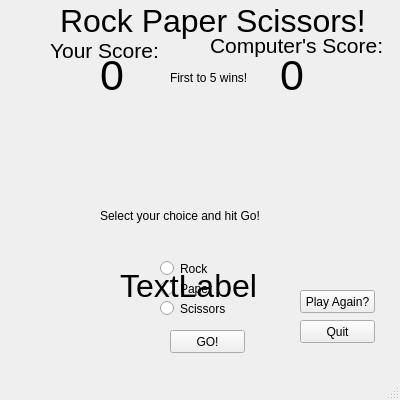
<?xml version="1.0" encoding="UTF-8"?>
<ui version="4.0">
 <class>MainWindow</class>
 <widget class="QMainWindow" name="MainWindow">
  <property name="geometry">
   <rect>
    <x>0</x>
    <y>0</y>
    <width>400</width>
    <height>400</height>
   </rect>
  </property>
  <property name="windowTitle">
   <string>Project 1</string>
  </property>
  <widget class="QWidget" name="centralwidget">
   <widget class="QRadioButton" name="rButton_rock">
    <property name="geometry">
     <rect>
      <x>160</x>
      <y>260</y>
      <width>82</width>
      <height>17</height>
     </rect>
    </property>
    <property name="text">
     <string>Rock</string>
    </property>
   </widget>
   <widget class="QRadioButton" name="rButton_paper">
    <property name="geometry">
     <rect>
      <x>160</x>
      <y>280</y>
      <width>82</width>
      <height>17</height>
     </rect>
    </property>
    <property name="text">
     <string>Paper</string>
    </property>
   </widget>
   <widget class="QRadioButton" name="rButton_scissors">
    <property name="geometry">
     <rect>
      <x>160</x>
      <y>300</y>
      <width>82</width>
      <height>17</height>
     </rect>
    </property>
    <property name="text">
     <string>Scissors</string>
    </property>
   </widget>
   <widget class="QPushButton" name="pButton_submit">
    <property name="geometry">
     <rect>
      <x>170</x>
      <y>330</y>
      <width>75</width>
      <height>23</height>
     </rect>
    </property>
    <property name="text">
     <string>GO!</string>
    </property>
   </widget>
   <widget class="QLabel" name="label">
    <property name="geometry">
     <rect>
      <x>60</x>
      <y>-10</y>
      <width>371</width>
      <height>61</height>
     </rect>
    </property>
    <property name="font">
     <font>
      <pointsize>24</pointsize>
     </font>
    </property>
    <property name="text">
     <string>Rock Paper Scissors!</string>
    </property>
   </widget>
   <widget class="QLabel" name="label_2">
    <property name="geometry">
     <rect>
      <x>50</x>
      <y>10</y>
      <width>271</width>
      <height>81</height>
     </rect>
    </property>
    <property name="font">
     <font>
      <pointsize>16</pointsize>
     </font>
    </property>
    <property name="text">
     <string>Your Score:</string>
    </property>
   </widget>
   <widget class="QLabel" name="label_3">
    <property name="geometry">
     <rect>
      <x>210</x>
      <y>30</y>
      <width>221</width>
      <height>31</height>
     </rect>
    </property>
    <property name="font">
     <font>
      <pointsize>16</pointsize>
     </font>
    </property>
    <property name="text">
     <string>Computer's Score:</string>
    </property>
   </widget>
   <widget class="QLabel" name="label_playerscore">
    <property name="geometry">
     <rect>
      <x>100</x>
      <y>40</y>
      <width>47</width>
      <height>71</height>
     </rect>
    </property>
    <property name="font">
     <font>
      <pointsize>32</pointsize>
     </font>
    </property>
    <property name="text">
     <string>0</string>
    </property>
   </widget>
   <widget class="QLabel" name="label_cpuscore">
    <property name="geometry">
     <rect>
      <x>280</x>
      <y>40</y>
      <width>47</width>
      <height>71</height>
     </rect>
    </property>
    <property name="font">
     <font>
      <pointsize>32</pointsize>
     </font>
    </property>
    <property name="text">
     <string>0</string>
    </property>
   </widget>
   <widget class="QLabel" name="label_events">
    <property name="geometry">
     <rect>
      <x>100</x>
      <y>180</y>
      <width>231</width>
      <height>71</height>
     </rect>
    </property>
    <property name="text">
     <string>Select your choice and hit Go!</string>
    </property>
   </widget>
   <widget class="QLabel" name="label_playercpuchoice">
    <property name="geometry">
     <rect>
      <x>80</x>
      <y>150</y>
      <width>301</width>
      <height>41</height>
     </rect>
    </property>
    <property name="text">
     <string/>
    </property>
   </widget>
   <widget class="QLabel" name="label_cpu_scissor">
    <property name="geometry">
     <rect>
      <x>260</x>
      <y>100</y>
      <width>101</width>
      <height>91</height>
     </rect>
    </property>
    <property name="text">
     <string/>
    </property>
    <property name="pixmap">
     <pixmap>scissors.png</pixmap>
    </property>
   </widget>
   <widget class="QLabel" name="label_player_scissor">
    <property name="geometry">
     <rect>
      <x>80</x>
      <y>100</y>
      <width>101</width>
      <height>91</height>
     </rect>
    </property>
    <property name="text">
     <string/>
    </property>
    <property name="pixmap">
     <pixmap>scissors.png</pixmap>
    </property>
   </widget>
   <widget class="QLabel" name="label_cpu_paper">
    <property name="geometry">
     <rect>
      <x>260</x>
      <y>100</y>
      <width>121</width>
      <height>101</height>
     </rect>
    </property>
    <property name="text">
     <string/>
    </property>
    <property name="pixmap">
     <pixmap>paper.png</pixmap>
    </property>
   </widget>
   <widget class="QLabel" name="label_player_paper">
    <property name="geometry">
     <rect>
      <x>80</x>
      <y>100</y>
      <width>121</width>
      <height>101</height>
     </rect>
    </property>
    <property name="text">
     <string/>
    </property>
    <property name="pixmap">
     <pixmap>paper.png</pixmap>
    </property>
   </widget>
   <widget class="QLabel" name="label_cpu_rock">
    <property name="enabled">
     <bool>true</bool>
    </property>
    <property name="geometry">
     <rect>
      <x>260</x>
      <y>100</y>
      <width>121</width>
      <height>101</height>
     </rect>
    </property>
    <property name="text">
     <string/>
    </property>
    <property name="pixmap">
     <pixmap>rock.png</pixmap>
    </property>
   </widget>
   <widget class="QLabel" name="label_player_rock">
    <property name="geometry">
     <rect>
      <x>80</x>
      <y>100</y>
      <width>121</width>
      <height>101</height>
     </rect>
    </property>
    <property name="text">
     <string/>
    </property>
    <property name="pixmap">
     <pixmap>rock.png</pixmap>
    </property>
   </widget>
   <widget class="QLabel" name="label_winner">
    <property name="geometry">
     <rect>
      <x>120</x>
      <y>260</y>
      <width>261</width>
      <height>51</height>
     </rect>
    </property>
    <property name="font">
     <font>
      <pointsize>24</pointsize>
     </font>
    </property>
    <property name="text">
     <string>TextLabel</string>
    </property>
   </widget>
   <widget class="QLabel" name="label_4">
    <property name="geometry">
     <rect>
      <x>170</x>
      <y>70</y>
      <width>91</width>
      <height>16</height>
     </rect>
    </property>
    <property name="text">
     <string>First to 5 wins!</string>
    </property>
   </widget>
   <widget class="QPushButton" name="pButton_again">
    <property name="geometry">
     <rect>
      <x>300</x>
      <y>290</y>
      <width>75</width>
      <height>23</height>
     </rect>
    </property>
    <property name="text">
     <string>Play Again?</string>
    </property>
   </widget>
   <widget class="QPushButton" name="pButton_quit">
    <property name="geometry">
     <rect>
      <x>300</x>
      <y>320</y>
      <width>75</width>
      <height>23</height>
     </rect>
    </property>
    <property name="text">
     <string>Quit</string>
    </property>
   </widget>
  </widget>
  <widget class="QMenuBar" name="menubar">
   <property name="geometry">
    <rect>
     <x>0</x>
     <y>0</y>
     <width>400</width>
     <height>21</height>
    </rect>
   </property>
  </widget>
  <widget class="QStatusBar" name="statusbar"/>
 </widget>
 <resources/>
 <connections/>
</ui>
